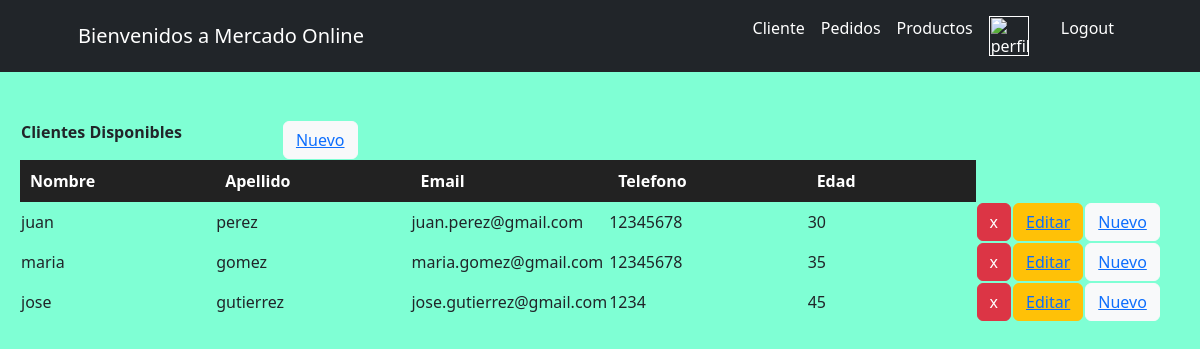
The app's page /MercadoApp/cliente/, older data.
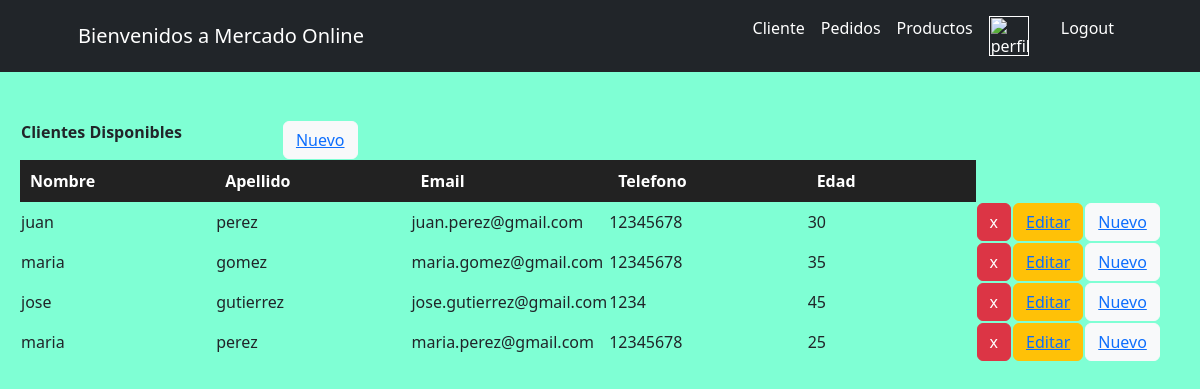
The same page, newer data.
### MercadoApp/models.py (models this page shows, shortened)
class Cliente(models.Model):
    nombre = models.CharField(max_length=30)
    apellido = models.CharField(max_length=30)
    email = models.EmailField()
    telefono = models.IntegerField()
    edad = models.IntegerField()

### MercadoApp/views.py (the view)
# urls.py: path("cliente/", cliente, name="Cliente"),
def cliente(request):
    avatar = getavatar(request)
    Clientes = Cliente.objects.all() #pido toda la informacion que tenga Cliente alojada en su base de datos
    return render(request, "MercadoApp/Cliente.html", {"Clientes":Clientes, "avatar":avatar}) #genera una lista con los datos de todos los clientes, y que podemos usar luego en el template Clientes

### MercadoApp/templates/MercadoApp/Cliente.html (shortened to what this page needs)
<div>
    {% extends "MercadoApp/inicio.html" %}
    {% load static %}
        {% block contenidoQueCambia %}
            <div class="formClienteFormulario">
            <table id="buscarPedido">
                <th><p>Clientes Disponibles</p></th>
                <th><button class="btn btn-light btnNuevoCliente"><a href="{% url 'clienteFormulario' %}" >Nuevo</a></button></th>
            </table>
            <table id="tableInfoClientes">
                <tr id="tituloTablaClientes">
                    <th>Nombre</th>
                    <th>Apellido</th>
                    <th>Email</th>
                    <th>Telefono</th>
                    <th>Edad</th>
                </tr>
                <tr>
                    {% for cliente in Clientes %}
                        <tr>
                            <td>{{cliente.nombre}}</td>
                            <td>{{cliente.apellido}}</td>
                            <td>{{cliente.email}}</td>
                            <td>{{cliente.telefono}}</td>
                            <td>{{cliente.edad}}</td>
                            <td><button class="btn btn-danger btnEliminar"><a href="{% url 'eliminarCliente' cliente.nombre %}" >x</a></button></td>
                            <td><button class="btn btn-warning btnEditar"><a href="{% url 'editarCliente' cliente.nombre %}" >Editar</a></button></td>
                            <td><button class="btn btn-light btnNuevoCliente"><a href="{% url 'clienteFormulario' %}" >Nuevo</a></button></td>
                        </tr>
                    {% endfor%}
                </tr>
            </table>
            </div>
        {% endblock %}

Row changes from the older to the newer data that the page shows:
added Cliente: nombre "maria", apellido "perez", email "maria.perez@gmail.com", telefono "12345678", edad "25"
